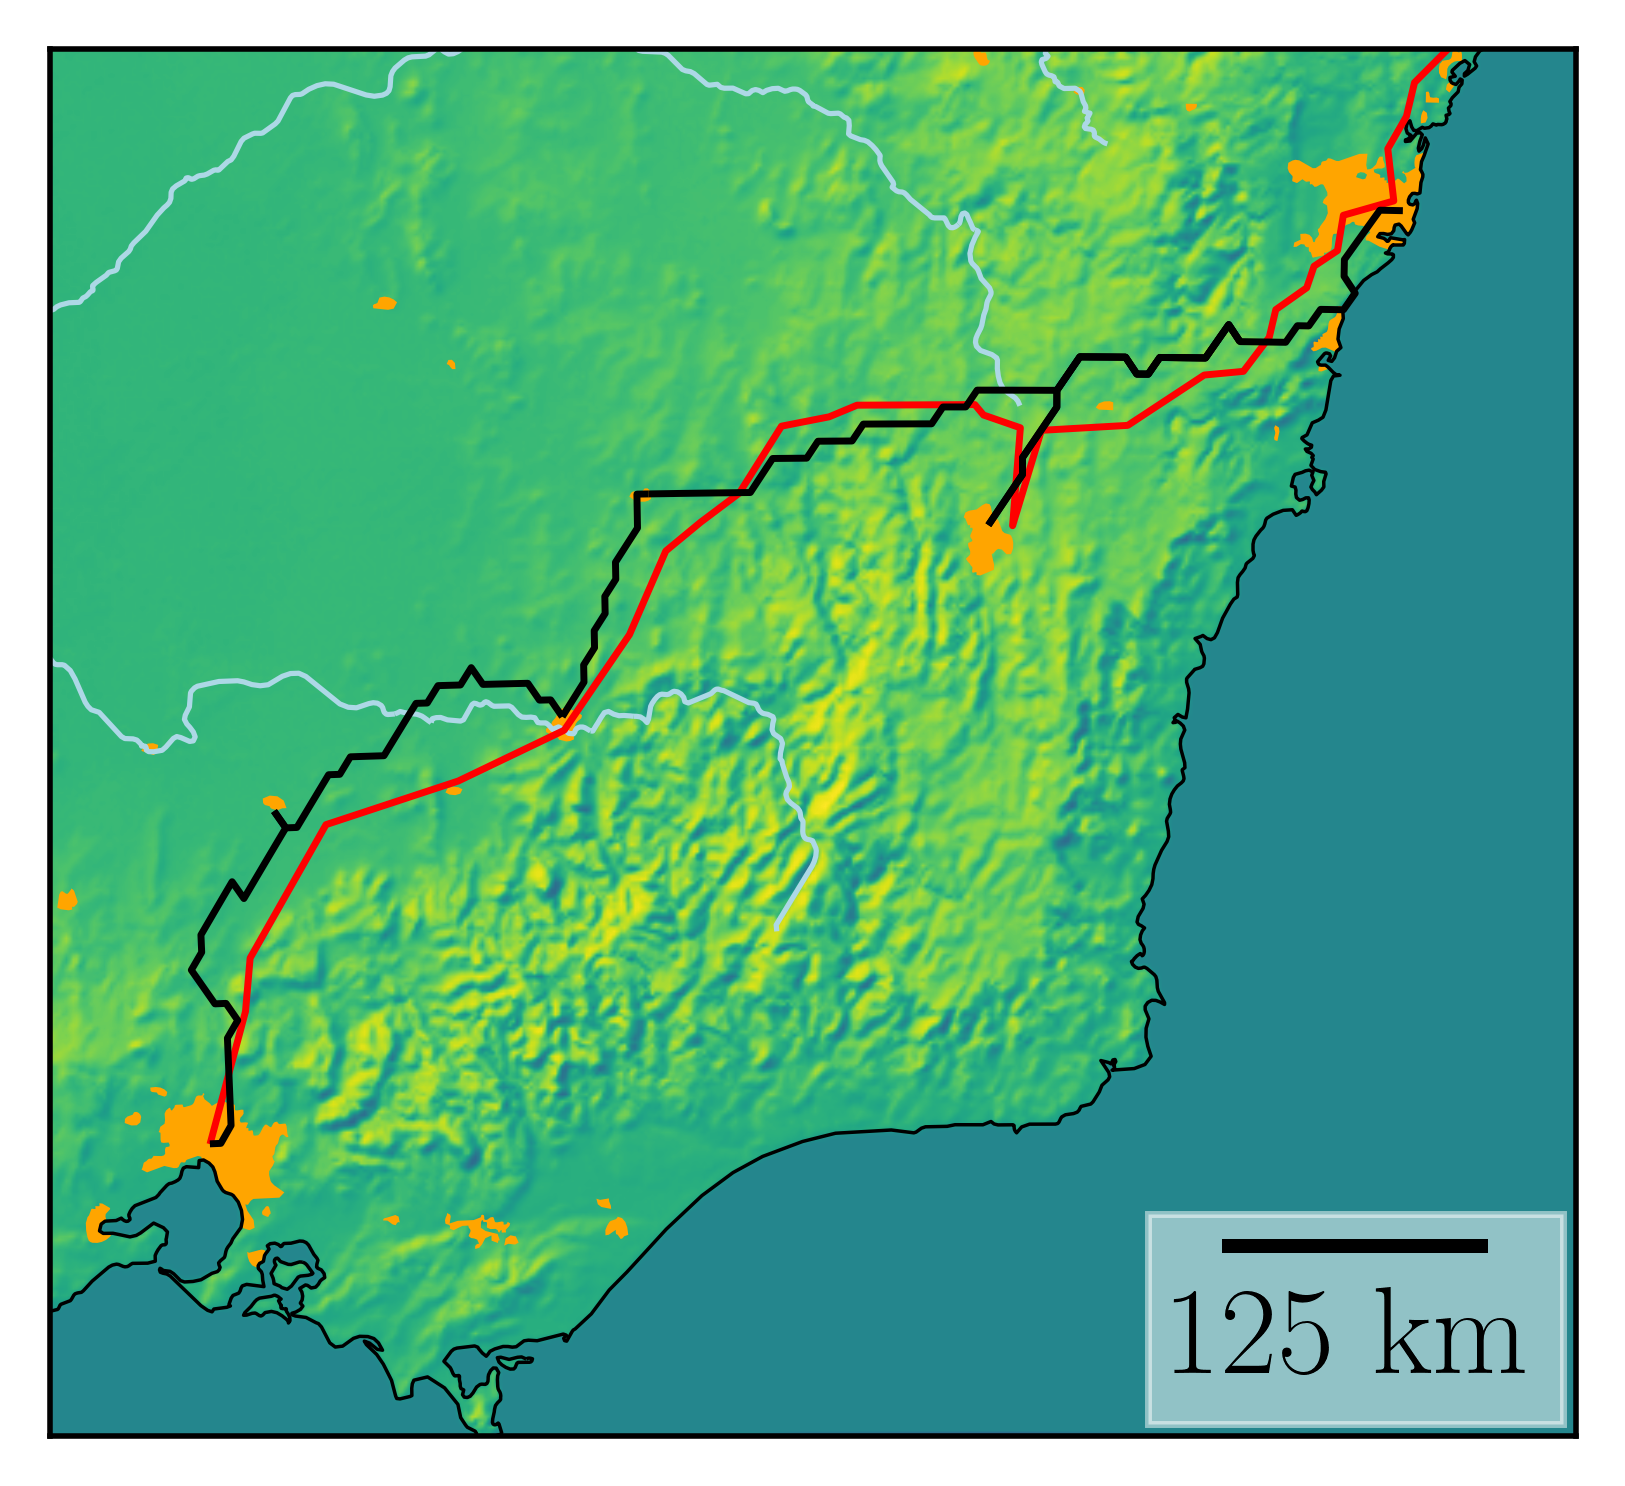

Write the Python code that produced this figure.
#%%
# runs code as interactive cell 
# https://code.visualstudio.com/docs/python/jupyter-support-py

# IMPORTS #######################################

# plotting
import matplotlib.pyplot as plt
import matplotlib.font_manager as font_manager
# geographic plotting
import geopandas as gpd
import contextily as cx
import xyzservices.providers as xyz
# time manipulation
from datetime import datetime
# data science
import numpy as np
import pandas as pd
# i/o
from pathlib import Path, PosixPath, PurePath

# SETUP #########################################

# unit conversion
cm = 1/2.54 # for inches-cm conversion

plt.rcParams.update({
    "text.usetex": True,
    "font.family": "Arial",
    "font.sans-serif": "Computer Modern",
    'font.size': 18
})

# DATA IMPORT ###################################

countries = gpd.read_file('../_geodata/ne_10m_admin_0_countries')
water = gpd.read_file('../_geodata/ne_10m_rivers_lake_centerlines')
urban = gpd.read_file('../_geodata/ne_10m_urban_areas')
graticules = gpd.read_file('../_geodata/ne_50m_graticules_10')
admin = gpd.read_file('../_geodata/ne_10m_admin_0_countries')
oceans = gpd.read_file('../_geodata/ne_10m_ocean')

proposed_route = gpd.read_file('data/proposed_routes/Australia_real.shp')
proposed_route = proposed_route.set_crs('EPSG:4326') # = WGS 84

# https://stackoverflow.com/a/72266527/
path_calculated_route = Path('./data/routes_detailed_slopes/Australia')
calculated_route = gpd.GeoDataFrame(
    pd.concat(
        [gpd.read_file(i).to_crs('EPSG:4326')
         for i in path_calculated_route.iterdir()
         if i.suffix == '.shp'
        ],
        ignore_index=True,
    ),
    crs='EPSG:4326'
)

# GEOGRAPHY SETUP ###############################

# https://geopandas.org/en/stable/docs/reference/api/geopandas.GeoDataFrame.set_crs.html
target_projection = "EPSG:5825" # https://epsg.io/102599

countries = countries.to_crs(target_projection)
water = water.to_crs(target_projection)
urban = urban.to_crs(target_projection)
graticules = graticules.to_crs(target_projection)
admin = admin.to_crs(target_projection)
oceans = oceans.to_crs(target_projection)
proposed_route = proposed_route.to_crs(target_projection)
calculated_route = calculated_route.to_crs(target_projection)

# https://geopandas.org/en/stable/docs/reference/api/geopandas.points_from_xy.html#geopandas-points-from-xy
# coordinated can best be selected at:
# https://epsg.io/map
lower_left = gpd.points_from_xy(
    x = [144.038984], # longitude
    y = [-39], # latitude
    crs='EPSG:4326' # = WGS 84
).to_crs(target_projection)
upper_right = gpd.points_from_xy(
    x = [152.071640], # longitude
    y = [-33.2], # latitude
    crs='EPSG:4326' # = WGS 84
).to_crs(target_projection)

# DATA MANIPULATION #############################

# FIGURE ########################################

# SETUP ######################

fig, ax = plt.subplots(
    num = 'main',
    nrows = 1,
    ncols = 1,
    dpi = 500,
    figsize=(10*cm, 10*cm), # A4=(210x297)mm,
)


urban.plot(
    ax = ax,
    color = 'orange',
    alpha = 1,
)
water.plot(
    ax = ax,
    color = 'lightblue',
    linewidth = 0.75,
    alpha = 1,
)
countries.plot(
    ax = ax,
    facecolor = 'none', # must be "none" instead of None, https://stackoverflow.com/a/47847586
    edgecolor = 'black',
    alpha = 1,
    linewidth = 0.5,
)

# DATA #######################

# AXIS LIMITS ################

ax.set_xlim(
    lower_left.x[0],
    upper_right.x[0]
)

ax.set_ylim(
    lower_left.y[0],
    upper_right.y[0]
)

# TICKS AND LABELS ###########

ax.set_xticks([])
ax.set_yticks([])
ax.set_xticklabels([])
ax.set_yticklabels([])

# GRIDS ######################

# AXIS LABELS ################

# PLOTTING ###################

proposed_route.plot(
    ax = ax,
    color = 'red',
    linewidth = 1,
    alpha = 1,
)
calculated_route.plot(
    ax = ax,
    color = 'black',
    linewidth = 1,
    alpha = 1,
)

# MAP BACKGROUND #############

# https://contextily.readthedocs.io/en/latest/working_with_local_files.html#Reading-with-add_basemap
cx.add_basemap(
    ax,
    source='../_geodata/GRAY_HR_SR_W/GRAY_HR_SR_W.tif',
    crs=target_projection
)
# alternatively, tiles could be downloaded from different providers
# using the xyzservices library
# https://geopandas.org/en/stable/gallery/plotting_basemap_background.html#Adding-a-background-map-to-plots

# LEGEND #####################

# https://github.com/ppinard/matplotlib-scalebar?tab=readme-ov-file#scalebar-arguments
from matplotlib_scalebar.scalebar import ScaleBar
ax.add_artist(
    ScaleBar(
        dx=1,
        location='lower right',
        box_alpha=0.5,
    )
)

# EXPORT #########################################

path_current_directory: PosixPath = Path(__file__).parent
path_figure: PosixPath = path_current_directory / (Path(__file__).stem + '.png')

plt.savefig(
    fname = path_figure,
    format="png",
    bbox_inches='tight',
    transparent = False
)
